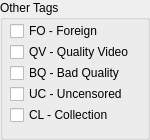
              <widget class="QGroupBox" name="groupBox_17">
               <property name="minimumSize">
                <size>
                 <width>0</width>
                 <height>140</height>
                </size>
               </property>
               <property name="title">
                <string>Other Tags</string>
               </property>
               <widget class="QWidget" name="verticalLayoutWidget_19">
                <property name="geometry">
                 <rect>
                  <x>10</x>
                  <y>20</y>
                  <width>131</width>
                  <height>111</height>
                 </rect>
                </property>
                <layout class="QVBoxLayout" name="verticalLayout_24">
                 <property name="spacing">
                  <number>0</number>
                 </property>
                 <item>
                  <widget class="QCheckBox" name="checkBox_oth_FO">
                   <property name="toolTip">
                    <string>white girls, black guys, traveling, outside of Asia</string>
                   </property>
                   <property name="text">
                    <string>FO - Foreign</string>
                   </property>
                  </widget>
                 </item>
                 <item>
                  <widget class="QCheckBox" name="checkBox_oth_QV">
                   <property name="toolTip">
                    <string>1080p or 60fps or both. Eye candy awaits</string>
                   </property>
                   <property name="text">
                    <string>QV - Quality Video</string>
                   </property>
                  </widget>
                 </item>
                 <item>
                  <widget class="QCheckBox" name="checkBox_oth_BQ">
                   <property name="toolTip">
                    <string>low pixels, bad frame rate, low bitrate</string>
                   </property>
                   <property name="text">
                    <string>BQ - Bad Quality</string>
                   </property>
                  </widget>
                 </item>
                 <item>
                  <widget class="QCheckBox" name="checkBox_oth_UC">
                   <property name="toolTip">
                    <string>no mosaics here</string>
                   </property>
                   <property name="text">
                    <string>UC - Uncensored</string>
                   </property>
                  </widget>
                 </item>
                 <item>
                  <widget class="QCheckBox" name="checkBox_oth_CL">
                   <property name="toolTip">
                    <string>folder than contains many single-shots that are all pretty much identical</string>
                   </property>
                   <property name="text">
                    <string>CL - Collection</string>
                   </property>
                  </widget>
                 </item>
                </layout>
               </widget>
              </widget>
